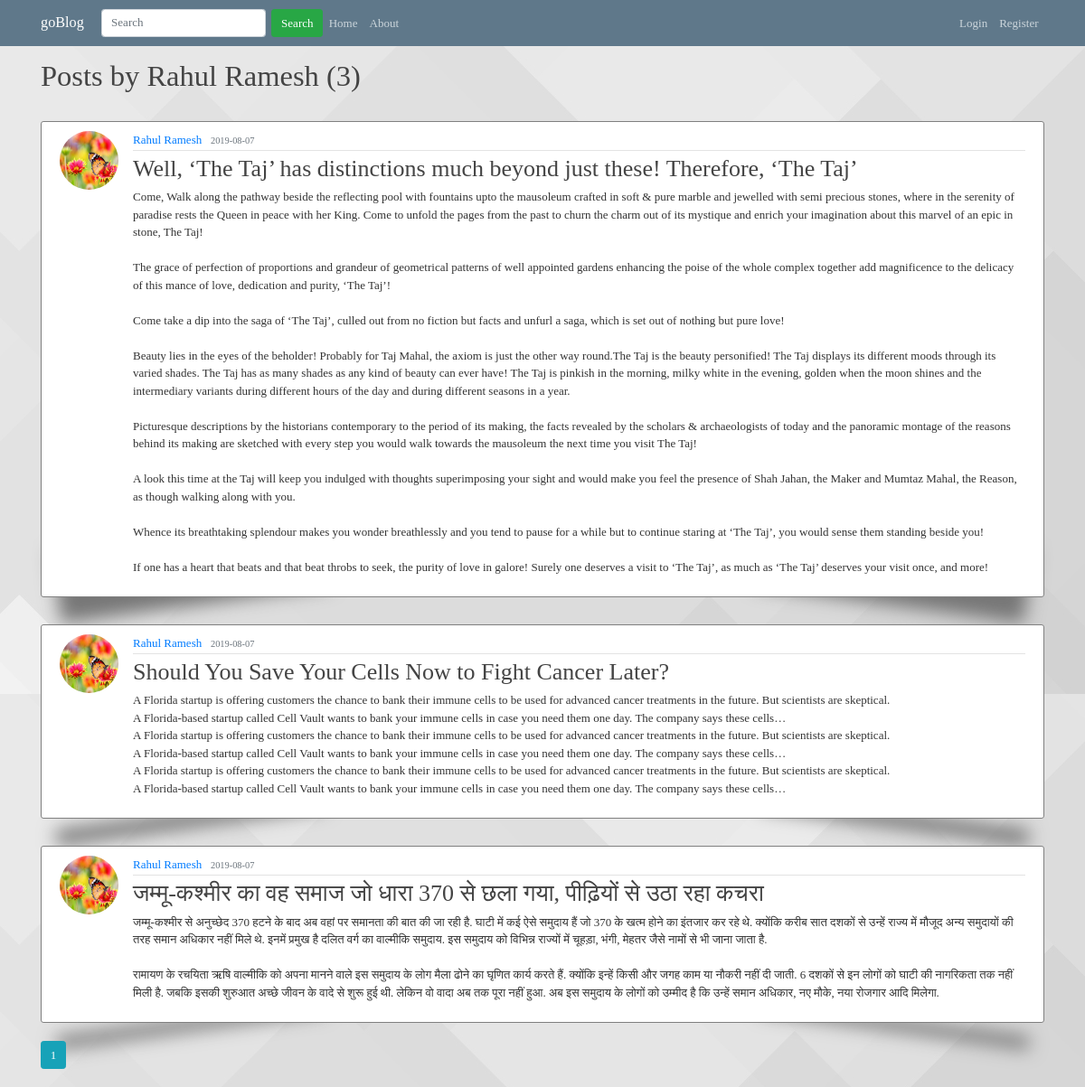
The app's page /user/Rahul Ramesh with its own data.
### app/models.py (models this page shows, shortened)
class User(db.Model,UserMixin):
    id = db.Column(db.Integer, primary_key=True)
    username = db.Column(db.String(20), unique=True, nullable=False)
    email = db.Column(db.String(120), unique=True, nullable=False)
    image_file = db.Column(db.String(20), nullable=False , default='default.jpg')
    password = db.Column(db.String(60), nullable=False)
    posts = db.relationship('Post', backref='author', lazy=True)
    comments = db.relationship('Comment', backref='author', lazy='dynamic')

class Post(db.Model):
    id = db.Column(db.Integer, primary_key=True)
    title = db.Column(db.String(100), nullable=False)
    date_posted = db.Column(db.DateTime, nullable=False, default=datetime.utcnow)
    content = db.Column(db.Text, nullable=False)
    user_id = db.Column(db.Integer, db.ForeignKey('user.id'), nullable=False)
    comments = db.relationship('Comment', backref='post', lazy=True)
    image_file = db.Column(db.String(20), nullable=False , default='default.png')

### app/users/routes.py (the view)
@users.route("/user/<string:username>")
def user_posts(username):
    page = request.args.get('page',1,type=int)
    user = User.query.filter_by(username=username).first_or_404()
    posts = Post.query.filter_by(author=user)\
        .order_by(Post.date_posted.desc())\
        .paginate(page=page,per_page=5)
    return render_template("user_posts.html",posts=posts,user=user)

### app/templates/user_posts.html
{% extends "layout.html" %}
{% block content%}
<h1 class="mb-3"> Posts by {{ user.username }} ({{ posts.total }}) </h1>
{% for post in posts.items %}
<article class="media content-section">
    <img class="rounded-circle article-img" src="{{ url_for('static', filename='profile_pics/'+post.author.image_file)}}">
    <div class="media-body">
        <div class="article-metadata">
            <a class="mr-2" href="{{ url_for('users.user_posts', username=post.author.username) }}">{{ post.author.username }}</a>
            <small class="text-muted">{{ post.date_posted.strftime('%Y-%m-%d') }}</small>
        </div>
        <h2><a class="article-title" href="{{ url_for('posts.post',post_id=post.id) }}">{{ post.title }}</a></h2>
        <p class="article-content">{{ post.content }}</p>
    </div>
</article>
{% endfor %}
{% for page_num in posts.iter_pages(left_edge=1, right_edge=1, left_current=1, right_current=1) %}
{% if page_num %}
    {% if posts.page == page_num %}
        <a class="btn btn-info mb-4" href="{{url_for('users.user_posts', username=user.username, page=page_num)}}">{{ page_num }}</a>
    {% else %}
        <a class="btn btn-outline-info mb-4" href="{{url_for('users.user_posts', username=user.username, page=page_num)}}">{{ page_num }}</a>
    {% endif%}
{% else %}
...
{% endif %}
{% endfor %}
{% endblock content %}

### app/static/main.css (style rules this page uses)
body { background-image: url("bg2.jpg"); color: #333333; margin-top: 5rem; font-family: 'Roboto Slab', serif; }
h1, h2, h3, h4, h5, h6 { color: #444444; }
.content-section { background: #ffffff; padding: 10px 20px; border: 1px solid gray; border-radius: 3px; margin-top: 30px; margin-bottom: 20px; position: relative; }
.content-section:before, .content-section:after { z-index: -1; position: absolute; content: ""; bottom: 25px; left: 10px; width: 50%; top: 80%; max-width:300px; background: #777; -webkit-box-shadow: 0 35px 20px #777; -moz-box-shadow: 0 35px 20px #777; box-shadow: 0 35px 20px #777; -webkit-transform: rotate(-8deg); -moz-transform: rotate(-8deg); -o-transform: rotate(-8deg); -ms-transform: rotate(-8deg); transform: rotate(-8deg); }
.content-section:after { -webkit-transform: rotate(8deg); -moz-transform: rotate(8deg); -o-transform: rotate(8deg); -ms-transform: rotate(8deg); transform: rotate(8deg); right: 10px; left: auto; }
.article-title { color: #444444; }
.article-content { white-space: pre-line; }
.article-img { height: 65px; width: 65px; margin-right: 16px; }
.article-metadata { padding-bottom: 1px; margin-bottom: 4px; border-bottom: 1px solid #e3e3e3 }
* { margin: 0; padding: 0; box-sizing: border-box; }
html { font: normal 13px sans-serif; }

### records on screen
User: username "Rahul Ramesh"
Post: image_file (placeholder picture), author.username "Rahul Ramesh", date_posted "2019-08-07", title "Well, ‘The Taj’ has distinctions much beyond just these! Therefore, ‘The Taj’", content "Come, Walk along the pathway beside the reflecting pool with fountains upto the mausoleum crafted in soft & pure marble and jewelled with semi precious stones, where in the serenity of paradise rests the Queen in peace with her King. Come to unfold the pages from the past to churn the charm out of its mystique and enrich your imagination about this marvel of an epic in stone, The Taj! The grace of perfection of proportions and grandeur of geometrical patterns of well appointed gardens enhancing the poise of the whole complex together add magnificence to the delicacy of this mance of love, dedication and purity, ‘The Taj’! Come take a dip into the saga of ‘The Taj’, culled out from no…"
Post: image_file (placeholder picture), author.username "Rahul Ramesh", date_posted "2019-08-07", title "Should You Save Your Cells Now to Fight Cancer Later?", content "A Florida startup is offering customers the chance to bank their immune cells to be used for advanced cancer treatments in the future. But scientists are skeptical. A Florida-based startup called Cell Vault wants to bank your immune cells in case you need them one day. The company says these cells… A Florida startup is offering customers the chance to bank their immune cells to be used for advanced cancer treatments in the future. But scientists are skeptical. A Florida-based startup called Cell Vault wants to bank your immune cells in case you need them one day. The company says these cells… A Florida startup is offering customers the chance to bank their immune cells to be used for…"
Post: image_file (placeholder picture), author.username "Rahul Ramesh", date_posted "2019-08-07", title "जम्मू-कश्मीर का वह समाज जो धारा 370 से छला गया, पीढ़ियों से उठा रहा कचरा", content "जम्मू-कश्मीर से अनुच्छेद 370 हटने के बाद अब वहां पर समानता की बात की जा रही है. घाटी में कई ऐसे समुदाय हैं जो 370 के खत्म होने का इंतजार कर रहे थे. क्योंकि करीब सात दशकों से उन्हें राज्य में मौजूद अन्य समुदायों की तरह समान अधिकार नहीं मिले थे. इनमें प्रमुख है दलित वर्ग का वाल्मीकि समुदाय. इस समुदाय को विभिन्न राज्यों में चूहड़ा, भंगी, मेहतर जैसे नामों से भी जाना जाता है. रामायण के रचयिता ऋषि वाल्मीकि को अपना मानने वाले इस समुदाय के लोग मैला ढोने का घृणित कार्य करते हैं. क्योंकि इन्हें किसी और जगह काम या नौकरी नहीं दी जाती. 6 दशकों से इन लोगों को घाटी की नागरिकता तक नहीं मिली है. जबकि इसकी शुरुआत अच्छे जीवन के वादे से शुरू हुई थी. लेकिन वो वादा अब तक पूरा नहीं हुआ. अब इस समुदाय के लोगों को…"

### other values on screen
{{ posts.total }} "3"
{{ page_num }} "1"
